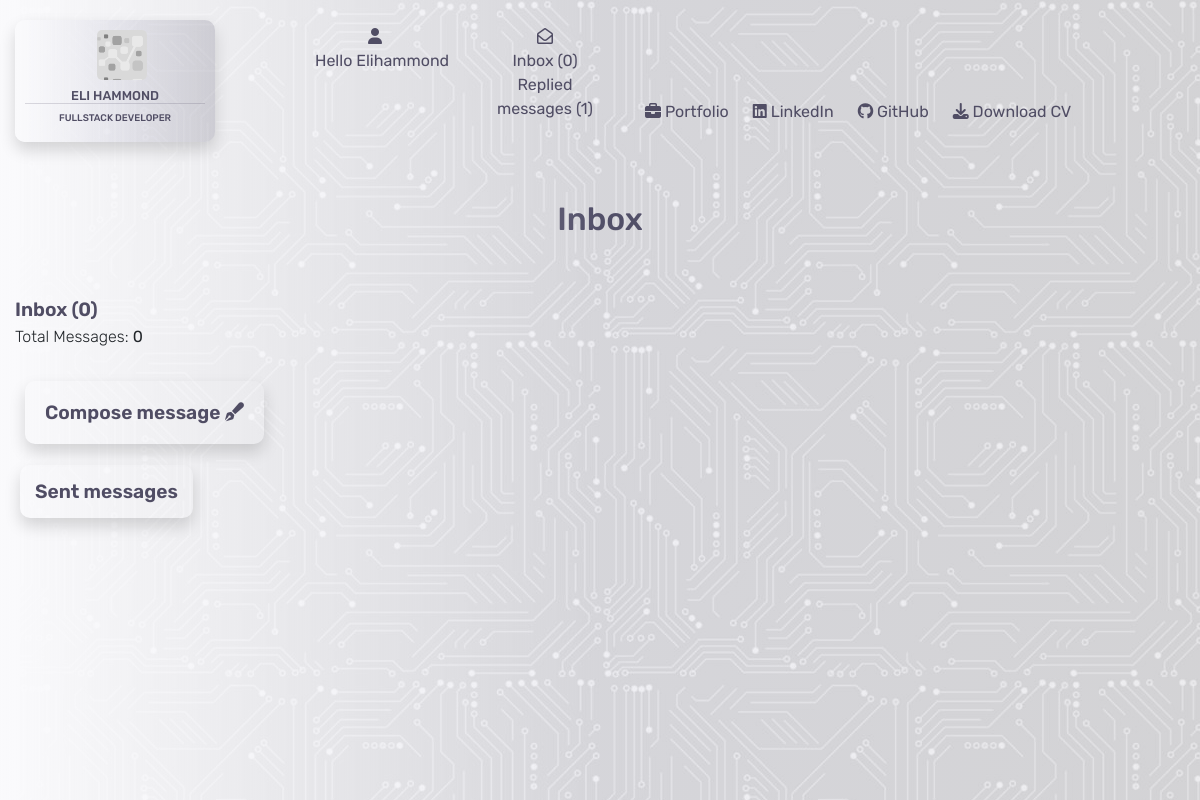
/contacts/ (signed in), run on an earlier commit of the app's database.
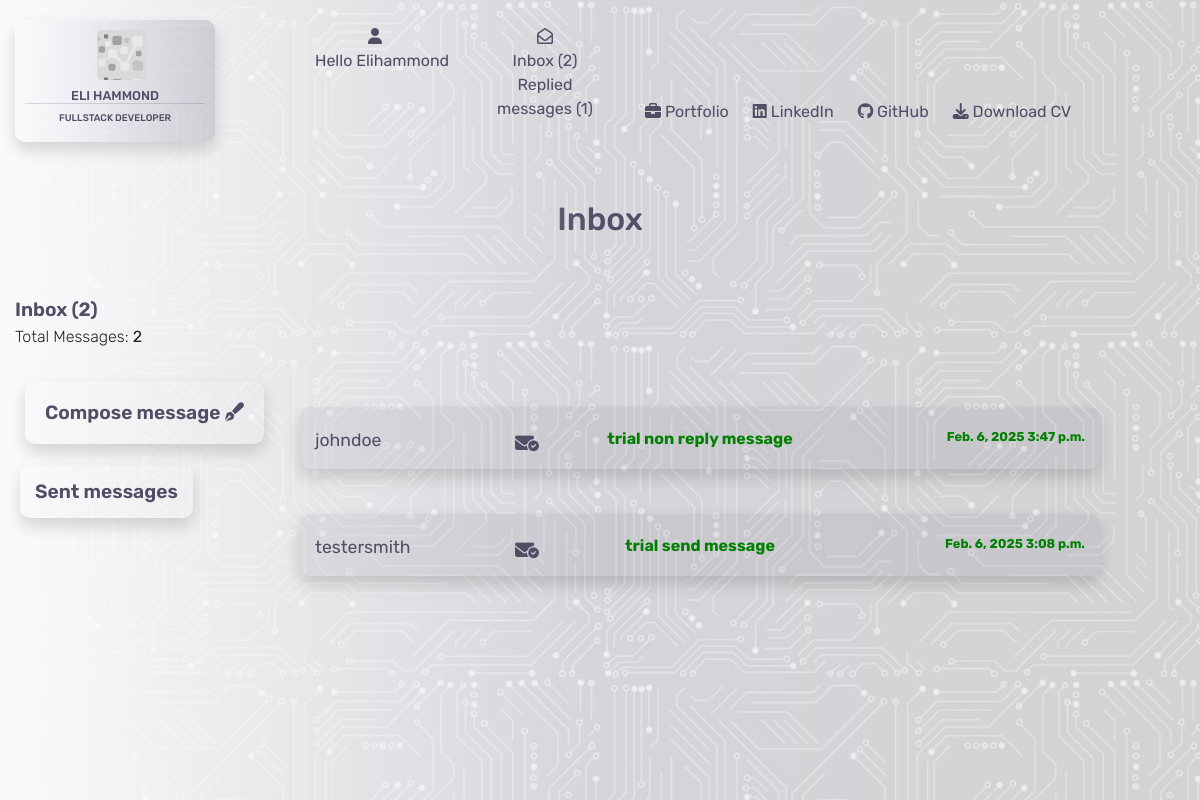
And on a later commit of the database.
### contacts/models.py (models this page shows)
class Contacts(models.Model):
    class Meta:
        verbose_name_plural = "Contacts"
    name = models.CharField(max_length=26)
    send_to = models.CharField(max_length=240)
    subject = models.CharField(max_length=52, null=True, blank=True)
    email = models.EmailField()
    phone = models.IntegerField()
    message = models.TextField()
    date = models.DateField(auto_now_add=True)
    time = models.TimeField(auto_now_add=True)
    read = models.BooleanField(default=False)
    has_reply = models.BooleanField(default=False)

### contacts/views.py (the view)
# urls.py: path('', views.contacts, name='contacts'),
@login_required
def contacts(request):
    inbox = Contacts.objects.all().order_by('-date', '-time')
    replied = Replied.objects.all()
    context = {
        'inbox': inbox,
        'replied': replied
    }
    return render(request, 'contacts/contacts.html', context)

### contacts/templates/contacts/contacts.html (shortened to what this page needs)
{% extends "base.html" %}
{% load static %}
{% block content %}
<div class="container-fluid">
    <div class="row">
        <div class="col-4"></div>
        <div class="col-4">
            <h2 class="header">Inbox</h2>
        </div>
        <div class="col-4"></div>
    </div>
    <div class="inbox-header">
        Inbox ({{ unread_messages }})
    </div>
    <div class="inbox-subheader">
        Total Messages: <strong>{{ message_count }}</strong>
    </div>
    <div class="inbox-header">
        <a href="{% url 'compose_message' %}" class="compose shadow">Compose message <i class="fa-solid fa-pen-fancy"></i></a>
    </div>
    <div class="inbox-header">
        <a href="{% url 'sent_messages' %}" class="sent-messages shadow">Sent messages </a>
    </div>
    {% for i in inbox %}
    <div class="row">
        <div class="col-3">
        </div>
        {% if i.send_to == user.username %}
        <div class="col-8">
            <div {% if i.read %}class="opened-message"{% endif %}>
                <a href="{% url 'open_message' i.id %}">
                    <div class="row message-container shadow">
                        <div class="col-3">
                            <p class="inbox-name">{{ i.name }}</p>
                        </div>
                        <div class="col-6">
                            {% if i.subject %}
                            <p class="inbox-subject new-message">{{ i.subject }}</p>
                            {% else %}
                            <p class="inbox-subject new-message">no subject</p>
                            {% endif %}
                        </div>
                        <div class="col-3">
                            <p class="inbox-date-time new-message">{{ i.date }} {{ i.time }}</p>
                        </div>
                    </div>
                </a>
                <p>
                    <a href="{% url 'mark_unread' i.id %}" class="unread" title="Mark as unread">
                        <i class="fa-solid fa-envelope-circle-check"></i>
                    </a>
                </p>
            </div>
        </div>
        {% endif %}
        <div class="col-1"></div>
    </div>
    {% endfor %}
</div>
{% endblock %}

### templates/base.html (shortened to what this page needs)
{% load static %}
<!DOCTYPE html>
<html lang="en">
<head>
    {% block corecss %}
        <link rel="stylesheet" href="https://stackpath.bootstrapcdn.com/bootstrap/4.4.1/css/bootstrap.min.css">
        <link rel="stylesheet" href="https://cdnjs.cloudflare.com/ajax/libs/font-awesome/6.6.0/css/all.min.css">
        <link rel="stylesheet" href="https://cdnjs.cloudflare.com/ajax/libs/font-awesome/6.6.0/css/all.min.css">
        <link rel="stylesheet" href="{% static 'css/base.css' %}">
    {% endblock %}
</head>
<body>
    <div class="opaque"></div>
    <header>
        <nav>
            <div class="container-fluid">
                <div class="row">
                    <div class="col-md-3">
                        <a href="{% url 'home' %}">
                            <div class="logo shadow">
                                <div class="logo-logo"></div>
                                <h5>Eli Hammond</h5>
                                <h6>Fullstack Developer</h6>
                            </div>
                        </a>
                    </div>
                    <div class="col-md-3">
                        <div class="row">
                            <div class="col-md-6">
                                <div class="dropdown">
                                    <div class="dropbtn">
                                        <div class="icon"><i class="fa-solid fa-user"></i></div>
                                        {% if request.user.is_authenticated %}
                                            <div class="hello">
                                                Hello {{ user.username|capfirst }}
                                            </div>
                                        {% else %}
                                            Login/Register
                                        {% endif %}
                                    </div>
                                </div>
                            </div>
                            <div class="col-md-6">
                                {% if request.user.is_authenticated %}
                                    <div class="message-box">
                                        <a href="{% url 'contacts' %}">
                                            <div class="icon"><i class="fa-regular fa-envelope-open"></i></div>
                                            Inbox ({{ unread_messages }})
                                            Replied messages ({{ replied_count }})
                                        </a>
                                    </div>
                                {% endif %}
                            </div>
                        </div>
                    </div>
                    <div class="col-md-6">
                    </div>
                </div>
                <div class="row bottom-header">
                    <div class="col-md-6"></div>
                    <div class="col-md-6 d-none d-lg-block">
                        <ul>
                            <li>
                                <a href="{% url 'portfolio' %}">{% block custom_style %}<i class="fa-solid fa-briefcase"></i> Portfolio{% endblock %}</a>
                            </li>
                            <li>
                                <a href="https://www.linkedin.com/in/elliot-hammond-286739298/" target="_blank"><i class="fa-brands fa-linkedin"></i> LinkedIn</a>
                            </li>
                            <li>
                                <a href="https://github.com/e-h-dev" target="_blank"><i class="fa-brands fa-github"></i> GitHub</a>
                            </li>
                            <li>
                                <a href="/media/CV.pdf" target="_blank"><i class="fa-solid fa-download"></i> Download CV</a>
                            </li>
                        </ul>
                    </div>
                </div>
            </div>
        </nav>
    </header>
    {% block content %}
    {% endblock %}
</body>
</html>

### static/css/base.css (style rules this page uses)
:root { --main-font:Rubik; --text-color:rgb(80, 77, 100); }
body { background-image: url('/media/background-image.jpg'); }
header { height:200px; }
.logo-logo { background-image: url("/media/small-logo.png"); height:50px; width:50px; position: relative; left:40%; background-size: contain; border-radius: 5px; z-index: -9999999999999999999999; }
.logo { height:100; width:200px; border-radius: 10px; position: relative; top:20px; z-index: 9999999999; font-family: var(--main-font); color:rgb(80, 77, 100); padding:10px; text-transform: uppercase; background-image: linear-gradient(to right, #fafafc, rgba(103, 102, 146, 0.1), rgba(80, 77, 100, 0.2)); }
.logo h5 { text-align: center; font-size: 0.8rem; padding-top: 8px; border-bottom: 1px solid rgba(80, 77, 100, 0.2); }
.logo h6 { text-align: center; font-size: 0.6rem; }
.hello { width:max-content; }
.bottom-header { position: absolute; top:100px; width:90vw; left:100px; }
.opaque { background-image: linear-gradient(to right, #fafafc, rgba(103, 102, 146, 0.1), rgba(80, 77, 100, 0.1)); height:100vh; width:100vw; z-index: 1; position: fixed; }
ul { list-style: none; position: relative; padding-left:5px; z-index: 2; }
li a { color:rgb(80, 77, 100); font-family: var(--main-font); font-size: 1rem; padding-right: 1.5rem; float: left; }
.dropbtn { color: rgb(80, 77, 100); font-size: 16px; top:25px; text-align: center; font-family: var(--main-font); border: none; position: relative; z-index:1; cursor: pointer; }
.message-box { font-family: var(--main-font); color: rgb(80, 77, 100); position: relative; top:25px; left:20px; text-align: center; z-index: 2; }
.message-box a { color:var(--text-color); }
.icon { position: inherit; text-align: center; font-size: 1rem; }
.header { font-family: var(--main-font); color: rgb(80, 77, 100); text-align: center; padding-bottom: 50px; }
.col-md-6 { width:90%; }
.inbox-header { position: relative; z-index: 2; font-family: var(--main-font); font-size: 1.2rem; color: var(--text-color); font-weight: 600; }
.inbox-subheader { position: relative; z-index: 2; font-size: 1 rem; font-weight: 300; font-family: var(--main-font); color: var(--main-font); }
.compose { color:var(--text-color); margin:10px; border-radius: 10px; padding: 20px; position: relative; top:50px; }
.sent-messages { color:var(--text-color); margin:5px; border-radius: 10px; padding: 15px; position: relative; top:100px; }
.message-container { color: var(--text-color); font-family: var(--main-font); background-color: rgba(80, 77, 100, 0.09); position: relative; z-index: 2; margin-top: 0; padding-top: 20px; border-radius: 10px; }
.new-message { font-weight: bolder; color:green; }
.inbox-name { font-size: 1.1rem; }
.inbox-subject { font-size: 1rem; text-align: center; }
.inbox-date-time { font-size: 0.8rem; text-align: right; }
.unread { position: relative; bottom:40px; left:200px; z-index: 2; color: var(--text-color); font-size: 1.2rem; }

What changed in the data, as far as the page shows it:
added Contacts: name "johndoe", subject "trial non reply message", date "Feb. 6, 2025", time "3:47 p.m."
added Contacts: name "testersmith", subject "trial send message", date "Feb. 6, 2025", time "3:08 p.m."
Also different on the page:
{{ unread_messages }}: "0" → "2"
{{ message_count }}: "0" → "2"
